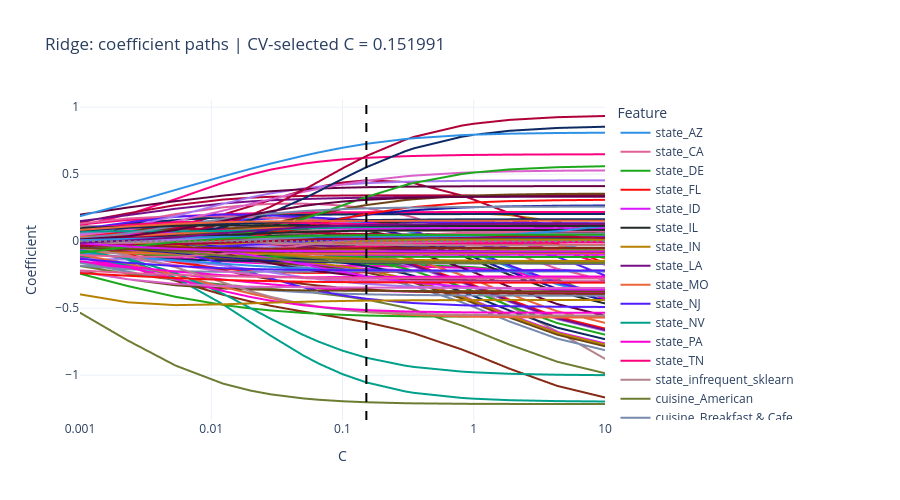

Notebook code for this chart:
### Code cell
for name, search in searches.items():
    chosen_C = search.best_params_["model__C"]
    fig = px.line(
        paths[paths["Model"] == name], x="C", y="Coefficient",
        color="Feature", log_x=True,
        category_orders={"Feature": feature_names},
        title=f"{name}: coefficient paths | CV-selected C = {chosen_C:g}"
    )
    fig.add_hline(y=0, line_dash="dot", line_color="gray")
    fig.add_vline(x=chosen_C, line_dash="dash", line_color="black")
    fig.update_layout(height=500)
    fig.update_xaxes(tickvals=[0.0001, 0.001, 0.01, 0.1, 1, 10, 100, 1000],
                     ticktext=["0.0001", "0.001", "0.01", "0.1", "1", "10", "100", "1000"])
    fig.show()
